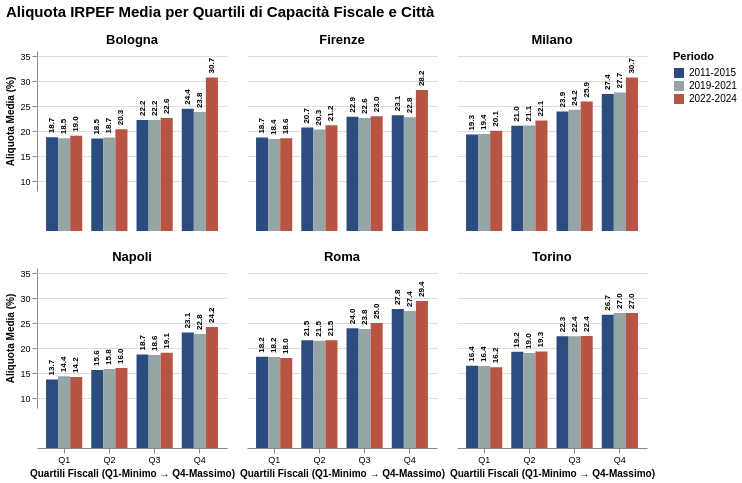

This figure's Vega-Lite source:
### Vega-Lite specification from a JSON file in a GitHub repository (floating-point values rounded to 4 significant figures)
{"usermeta": {"embedOptions": {"theme": "fivethirtyeight"}}, "config": {"view": {"continuousWidth": 300, "continuousHeight": 300, "stroke": null}}, "data": {"name": "data-cfaac160915d5e8b8505ee96861b860d"}, "facet": {"field": "CITY", "header": {"labelFontSize": 13, "labelFontWeight": "bold", "labelPadding": 4}, "title": null, "type": "nominal"}, "spec": {"layer": [{"mark": {"type": "bar"}, "encoding": {"color": {"field": "PERIOD", "scale": {"domain": ["2011-2015", "2019-2021", "2022-2024"], "range": ["#2b4c7e", "#95a5a6", "#b85444"]}, "title": "Periodo", "type": "nominal"}, "tooltip": [{"field": "CITY", "type": "nominal"}, {"field": "Quartile_Fisco", "type": "nominal"}, {"field": "PERIOD", "type": "nominal"}, {"field": "Aliquota_Media_Percentuale_latest_level", "format": ".2f", "type": "quantitative"}], "x": {"axis": {"labelAngle": 0, "labelFontSize": 9, "titleFontSize": 10}, "field": "Quartile_Fisco", "title": "Quartili Fiscali (Q1-Minimo → Q4-Massimo)", "type": "nominal"}, "xOffset": {"field": "PERIOD", "type": "nominal"}, "y": {"axis": {"labelFontSize": 9, "titleFontSize": 10}, "field": "Aliquota_Media_Percentuale_latest_level", "scale": {"domainMax": 36, "domainMin": 8, "zero": false}, "title": "Aliquota Media (%)", "type": "quantitative"}}}, {"mark": {"type": "text", "align": "left", "angle": 270, "baseline": "middle", "dx": 4, "dy": 0, "fontSize": 8, "fontWeight": "bold"}, "encoding": {"text": {"field": "Aliquota_Media_Percentuale_latest_level", "format": ".1f", "type": "quantitative"}, "x": {"field": "Quartile_Fisco", "type": "nominal"}, "xOffset": {"field": "PERIOD", "type": "nominal"}, "y": {"field": "Aliquota_Media_Percentuale_latest_level", "type": "quantitative"}}}], "height": 140, "width": 190}, "columns": 3, "title": {"text": "Aliquota IRPEF Media per Quartili di Capacità Fiscale e Città", "anchor": "start", "dy": -10, "fontSize": 15}, "$schema": "https://vega.github.io/schema/vega-lite/v5.20.1.json", "datasets": {"data-cfaac160915d5e8b8505ee96861b860d": [{"CITY": "Bologna", "Quartile_Fisco": "Q1", "PERIOD": "2011-2015", "Aliquota_Media_Percentuale_latest_level": 18.75}, {"CITY": "Bologna", "Quartile_Fisco": "Q1", "PERIOD": "2019-2021", "Aliquota_Media_Percentuale_latest_level": 18.55}, {"CITY": "Bologna", "Quartile_Fisco": "Q1", "PERIOD": "2022-2024", "Aliquota_Media_Percentuale_latest_level": 19.03}, {"CITY": "Bologna", "Quartile_Fisco": "Q2", "PERIOD": "2011-2015", "Aliquota_Media_Percentuale_latest_level": 18.48}, {"CITY": "Bologna", "Quartile_Fisco": "Q2", "PERIOD": "2019-2021", "Aliquota_Media_Percentuale_latest_level": 18.71}, {"CITY": "Bologna", "Quartile_Fisco": "Q2", "PERIOD": "2022-2024", "Aliquota_Media_Percentuale_latest_level": 20.34}, {"CITY": "Bologna", "Quartile_Fisco": "Q3", "PERIOD": "2011-2015", "Aliquota_Media_Percentuale_latest_level": 22.2}, {"CITY": "Bologna", "Quartile_Fisco": "Q3", "PERIOD": "2019-2021", "Aliquota_Media_Percentuale_latest_level": 22.18}, {"CITY": "Bologna", "Quartile_Fisco": "Q3", "PERIOD": "2022-2024", "Aliquota_Media_Percentuale_latest_level": 22.58}, {"CITY": "Bologna", "Quartile_Fisco": "Q4", "PERIOD": "2011-2015", "Aliquota_Media_Percentuale_latest_level": 24.45}, {"CITY": "Bologna", "Quartile_Fisco": "Q4", "PERIOD": "2019-2021", "Aliquota_Media_Percentuale_latest_level": 23.78}, {"CITY": "Bologna", "Quartile_Fisco": "Q4", "PERIOD": "2022-2024", "Aliquota_Media_Percentuale_latest_level": 30.7}, {"CITY": "Firenze", "Quartile_Fisco": "Q1", "PERIOD": "2011-2015", "Aliquota_Media_Percentuale_latest_level": 18.68}, {"CITY": "Firenze", "Quartile_Fisco": "Q1", "PERIOD": "2019-2021", "Aliquota_Media_Percentuale_latest_level": 18.39}, {"CITY": "Firenze", "Quartile_Fisco": "Q1", "PERIOD": "2022-2024", "Aliquota_Media_Percentuale_latest_level": 18.57}, {"CITY": "Firenze", "Quartile_Fisco": "Q2", "PERIOD": "2011-2015", "Aliquota_Media_Percentuale_latest_level": 20.68}, {"CITY": "Firenze", "Quartile_Fisco": "Q2", "PERIOD": "2019-2021", "Aliquota_Media_Percentuale_latest_level": 20.32}, {"CITY": "Firenze", "Quartile_Fisco": "Q2", "PERIOD": "2022-2024", "Aliquota_Media_Percentuale_latest_level": 21.17}, {"CITY": "Firenze", "Quartile_Fisco": "Q3", "PERIOD": "2011-2015", "Aliquota_Media_Percentuale_latest_level": 22.87}, {"CITY": "Firenze", "Quartile_Fisco": "Q3", "PERIOD": "2019-2021", "Aliquota_Media_Percentuale_latest_level": 22.6}, {"CITY": "Firenze", "Quartile_Fisco": "Q3", "PERIOD": "2022-2024", "Aliquota_Media_Percentuale_latest_level": 22.96}, {"CITY": "Firenze", "Quartile_Fisco": "Q4", "PERIOD": "2011-2015", "Aliquota_Media_Percentuale_latest_level": 23.15}, {"CITY": "Firenze", "Quartile_Fisco": "Q4", "PERIOD": "2019-2021", "Aliquota_Media_Percentuale_latest_level": 22.77}, {"CITY": "Firenze", "Quartile_Fisco": "Q4", "PERIOD": "2022-2024", "Aliquota_Media_Percentuale_latest_level": 28.18}, {"CITY": "Milano", "Quartile_Fisco": "Q1", "PERIOD": "2011-2015", "Aliquota_Media_Percentuale_latest_level": 19.28}, {"CITY": "Milano", "Quartile_Fisco": "Q1", "PERIOD": "2019-2021", "Aliquota_Media_Percentuale_latest_level": 19.4}, {"CITY": "Milano", "Quartile_Fisco": "Q1", "PERIOD": "2022-2024", "Aliquota_Media_Percentuale_latest_level": 20.06}, {"CITY": "Milano", "Quartile_Fisco": "Q2", "PERIOD": "2011-2015", "Aliquota_Media_Percentuale_latest_level": 21.03}, {"CITY": "Milano", "Quartile_Fisco": "Q2", "PERIOD": "2019-2021", "Aliquota_Media_Percentuale_latest_level": 21.12}, {"CITY": "Milano", "Quartile_Fisco": "Q2", "PERIOD": "2022-2024", "Aliquota_Media_Percentuale_latest_level": 22.1}, {"CITY": "Milano", "Quartile_Fisco": "Q3", "PERIOD": "2011-2015", "Aliquota_Media_Percentuale_latest_level": 23.9}, {"CITY": "Milano", "Quartile_Fisco": "Q3", "PERIOD": "2019-2021", "Aliquota_Media_Percentuale_latest_level": 24.24}, {"CITY": "Milano", "Quartile_Fisco": "Q3", "PERIOD": "2022-2024", "Aliquota_Media_Percentuale_latest_level": 25.89}, {"CITY": "Milano", "Quartile_Fisco": "Q4", "PERIOD": "2011-2015", "Aliquota_Media_Percentuale_latest_level": 27.42}, {"CITY": "Milano", "Quartile_Fisco": "Q4", "PERIOD": "2019-2021", "Aliquota_Media_Percentuale_latest_level": 27.71}, {"CITY": "Milano", "Quartile_Fisco": "Q4", "PERIOD": "2022-2024", "Aliquota_Media_Percentuale_latest_level": 30.68}, {"CITY": "Napoli", "Quartile_Fisco": "Q1", "PERIOD": "2011-2015", "Aliquota_Media_Percentuale_latest_level": 13.71}, {"CITY": "Napoli", "Quartile_Fisco": "Q1", "PERIOD": "2019-2021", "Aliquota_Media_Percentuale_latest_level": 14.37}, {"CITY": "Napoli", "Quartile_Fisco": "Q1", "PERIOD": "2022-2024", "Aliquota_Media_Percentuale_latest_level": 14.2}, {"CITY": "Napoli", "Quartile_Fisco": "Q2", "PERIOD": "2011-2015", "Aliquota_Media_Percentuale_latest_level": 15.61}, {"CITY": "Napoli", "Quartile_Fisco": "Q2", "PERIOD": "2019-2021", "Aliquota_Media_Percentuale_latest_level": 15.82}, {"CITY": "Napoli", "Quartile_Fisco": "Q2", "PERIOD": "2022-2024", "Aliquota_Media_Percentuale_latest_level": 16.0}, {"CITY": "Napoli", "Quartile_Fisco": "Q3", "PERIOD": "2011-2015", "Aliquota_Media_Percentuale_latest_level": 18.7}, {"CITY": "Napoli", "Quartile_Fisco": "Q3", "PERIOD": "2019-2021", "Aliquota_Media_Percentuale_latest_level": 18.59}, {"CITY": "Napoli", "Quartile_Fisco": "Q3", "PERIOD": "2022-2024", "Aliquota_Media_Percentuale_latest_level": 19.06}, {"CITY": "Napoli", "Quartile_Fisco": "Q4", "PERIOD": "2011-2015", "Aliquota_Media_Percentuale_latest_level": 23.12}, {"CITY": "Napoli", "Quartile_Fisco": "Q4", "PERIOD": "2019-2021", "Aliquota_Media_Percentuale_latest_level": 22.82}, {"CITY": "Napoli", "Quartile_Fisco": "Q4", "PERIOD": "2022-2024", "Aliquota_Media_Percentuale_latest_level": 24.2}, {"CITY": "Roma", "Quartile_Fisco": "Q1", "PERIOD": "2011-2015", "Aliquota_Media_Percentuale_latest_level": 18.24}, {"CITY": "Roma", "Quartile_Fisco": "Q1", "PERIOD": "2019-2021", "Aliquota_Media_Percentuale_latest_level": 18.19}, {"CITY": "Roma", "Quartile_Fisco": "Q1", "PERIOD": "2022-2024", "Aliquota_Media_Percentuale_latest_level": 18.01}, {"CITY": "Roma", "Quartile_Fisco": "Q2", "PERIOD": "2011-2015", "Aliquota_Media_Percentuale_latest_level": 21.53}, {"CITY": "Roma", "Quartile_Fisco": "Q2", "PERIOD": "2019-2021", "Aliquota_Media_Percentuale_latest_level": 21.46}, {"CITY": "Roma", "Quartile_Fisco": "Q2", "PERIOD": "2022-2024", "Aliquota_Media_Percentuale_latest_level": 21.55}, {"CITY": "Roma", "Quartile_Fisco": "Q3", "PERIOD": "2011-2015", "Aliquota_Media_Percentuale_latest_level": 23.97}, {"CITY": "Roma", "Quartile_Fisco": "Q3", "PERIOD": "2019-2021", "Aliquota_Media_Percentuale_latest_level": 23.79}, {"CITY": "Roma", "Quartile_Fisco": "Q3", "PERIOD": "2022-2024", "Aliquota_Media_Percentuale_latest_level": 24.98}, {"CITY": "Roma", "Quartile_Fisco": "Q4", "PERIOD": "2011-2015", "Aliquota_Media_Percentuale_latest_level": 27.78}, {"CITY": "Roma", "Quartile_Fisco": "Q4", "PERIOD": "2019-2021", "Aliquota_Media_Percentuale_latest_level": 27.4}, {"CITY": "Roma", "Quartile_Fisco": "Q4", "PERIOD": "2022-2024", "Aliquota_Media_Percentuale_latest_level": 29.4}, {"CITY": "Torino", "Quartile_Fisco": "Q1", "PERIOD": "2011-2015", "Aliquota_Media_Percentuale_latest_level": 16.45}, {"CITY": "Torino", "Quartile_Fisco": "Q1", "PERIOD": "2019-2021", "Aliquota_Media_Percentuale_latest_level": 16.41}, {"CITY": "Torino", "Quartile_Fisco": "Q1", "PERIOD": "2022-2024", "Aliquota_Media_Percentuale_latest_level": 16.17}, {"CITY": "Torino", "Quartile_Fisco": "Q2", "PERIOD": "2011-2015", "Aliquota_Media_Percentuale_latest_level": 19.24}, {"CITY": "Torino", "Quartile_Fisco": "Q2", "PERIOD": "2019-2021", "Aliquota_Media_Percentuale_latest_level": 19.01}, {"CITY": "Torino", "Quartile_Fisco": "Q2", "PERIOD": "2022-2024", "Aliquota_Media_Percentuale_latest_level": 19.3}, {"CITY": "Torino", "Quartile_Fisco": "Q3", "PERIOD": "2011-2015", "Aliquota_Media_Percentuale_latest_level": 22.34}, {"CITY": "Torino", "Quartile_Fisco": "Q3", "PERIOD": "2019-2021", "Aliquota_Media_Percentuale_latest_level": 22.36}, {"CITY": "Torino", "Quartile_Fisco": "Q3", "PERIOD": "2022-2024", "Aliquota_Media_Percentuale_latest_level": 22.4}, {"CITY": "Torino", "Quartile_Fisco": "Q4", "PERIOD": "2011-2015", "Aliquota_Media_Percentuale_latest_level": 26.67}, {"CITY": "Torino", "Quartile_Fisco": "Q4", "PERIOD": "2019-2021", "Aliquota_Media_Percentuale_latest_level": 27.01}, {"CITY": "Torino", "Quartile_Fisco": "Q4", "PERIOD": "2022-2024", "Aliquota_Media_Percentuale_latest_level": 26.98}]}}
